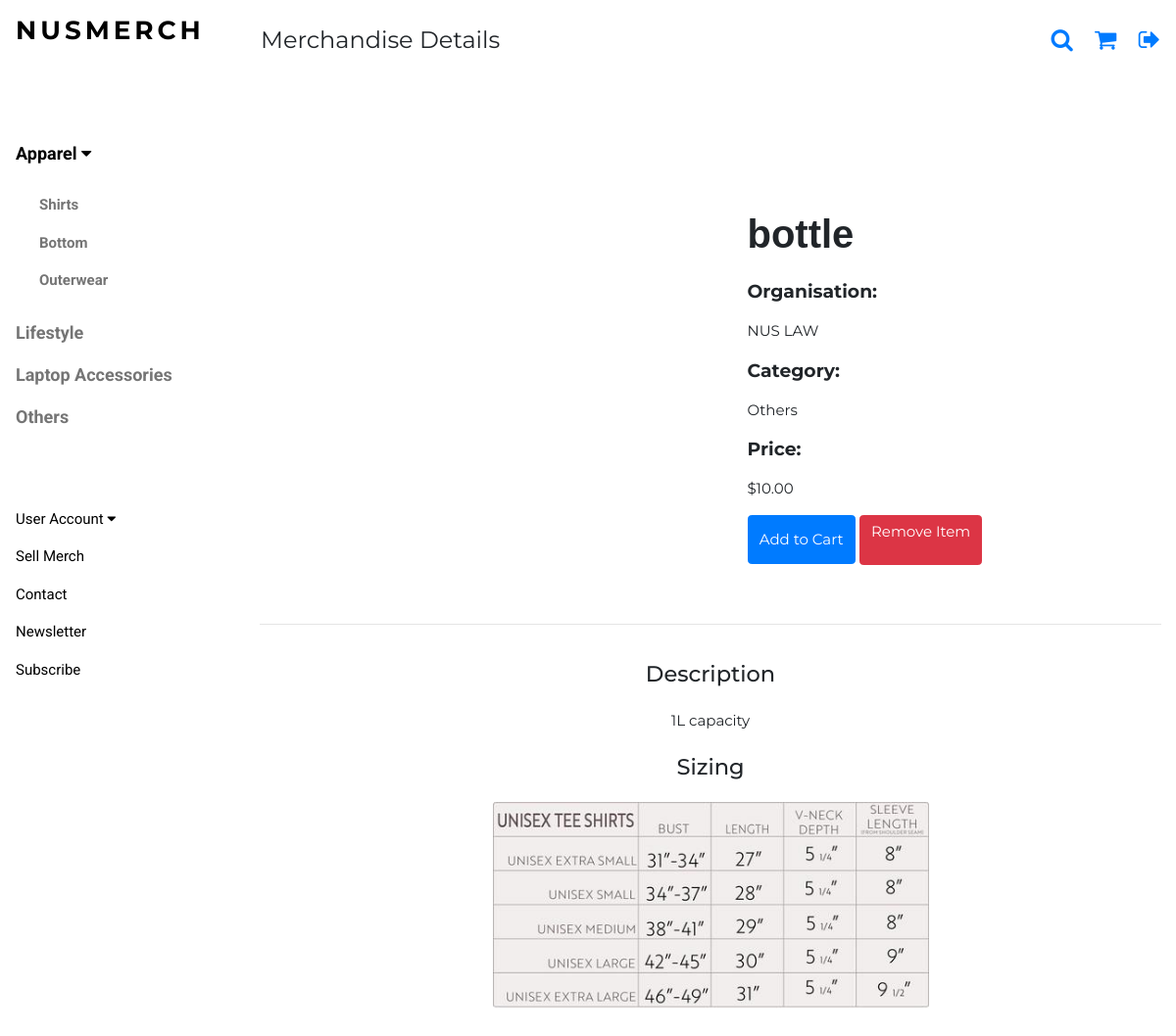
Screenshot of /product/2/ with the database file from the repository.
### nusmerch/models.py (models this page shows, shortened)
class Product(models.Model):
	cat = [
    ('Shirt', 'Shirt'),
    ('Outerwear', 'Outerwear'),
   	('Bottom', 'Bottom'),
   	('Laptop Accessories', 'Laptop Accessories'),
	('Lifestyle', 'Lifestyle'),
   	('Others', 'Others'),
   	]
	filter_type = [
		('NO', 'NO'),
		('YES', 'YES'),
	]
	faculty_types = [
		('FASS', 'Arts and Social Sciences'),
		('BIZ', 'Business'),
		('COM', 'Computing'),
		('DEN', 'Dentistry'),
		('SDE', 'Design and Environment'),
		('ENG', 'Engineering'),
		('LAW', 'Law'),
		('MED', 'Medicine'),
		('SCI', 'Science'),
	]
	Campus_Residential = [
		('TH', 'Temasek Hall'),
		('EH', 'Eusoff Hall'),
		('SH', 'Sheares Hall'),
		('RH', 'Raffles Hall'),
		('KR', 'Kent Ridge Hall'),
		('TEM', 'Tembusu'),
		('RVRC', 'Ridge View Residences'),
		('CAPT', 'College of Alice and Peter Tan'),
		('USP', 'University Scholars Programme'),
		('RC4', 'Residential College 4'),
		('NIL', 'Do Not Stay On Campus'),
	]
	name_of_MERCH = models.CharField(max_length=200,null=True)
	description = models.CharField(max_length=200,null=True)
	price = models.DecimalField(decimal_places=2,max_digits=5)
	organisation = models.CharField(max_length=200,null=True)
	category = models.CharField(max_length=200,null=True,choices=cat)
	filter = models.CharField(max_length=200,null=True,choices=filter_type, default='NO')
	filter_faculty = models.CharField('Filter(Faculty)*', max_length=200, null=True, blank=True, choices=faculty_types)
	filter_matric = models.CharField('Filter(Matric)*',max_length=10000, null = True, blank=True)
	filter_email = models.CharField('Filter(NUSNET ID)*',max_length=10000, null = True, blank=True)
	filter_campus = models.CharField('Filter(Campus)*', max_length=200, null = True, blank=True, choices=Campus_Residential)
	form = models.URLField('Order Form', max_length=200)
	image = models.ImageField('Photo of MERCH**', upload_to='media',null=True)
	sizing = models.ImageField('Sizing Chart', upload_to='media',null=True, blank = True)
	user = models.ForeignKey(userInfo, on_delete=models.SET_NULL,blank=True,null=True)

### nusmerch/views.py (the view)
# urls.py: path('product/<str:pk_test>/', views.product),
def product(request,pk_test):
    product = Product.objects.get(id=pk_test)
    context = {'product':product}
    return render(request, "nusmerch/product.html",context)

### nusmerch/templates/nusmerch/product.html (shortened to what this page needs)
{% load static %}
<!DOCTYPE html>
<html lang="en">>
<link rel="stylesheet" href="{% static 'merch.css' %}" />
<link rel="stylesheet" href="https://cdnjs.cloudflare.com/ajax/libs/font-awesome/4.7.0/css/font-awesome.min.css">
<link rel="stylesheet" href="https://stackpath.bootstrapcdn.com/bootstrap/4.4.1/css/bootstrap.min.css">
<body class="w3-content" style="max-width:1200px" >
<nav class="w3-sidebar w3-bar-block w3-white w3-collapse w3-top" style="z-index:3;width:250px" id="mySidebar">
  <div class="w3-container w3-display-container w3-padding-16">
    <h3 class="w3-wide"><b>NUSMERCH</b></h3>
  </div>
  <div class="w3-padding-64 w3-large w3-text-grey" style="font-weight:bold">
      <a onclick="myAccFunc()" href="javascript:void(0)" class="w3-button w3-block w3-white w3-left-align" id="myBtn">
      Apparel  <i class="fa fa-caret-down"></i>
    </a>
    <div id="demoAcc" class="w3-bar-block w3-hide w3-padding-large w3-medium">
      <a href="/shirt/" class="w3-bar-item w3-button ">Shirts</a>
      <a href="/bottom/" class="w3-bar-item w3-button">Bottom</a>
      <a href="/outerwear/" class="w3-bar-item w3-button">Outerwear</a>
    </div>
    <a href="/lifestyle/" class="w3-bar-item w3-button">Lifestyle</a>
    <a href="/laptop/" class="w3-bar-item w3-button">Laptop Accessories</a>
    <a href="/others/" class="w3-bar-item w3-button">Others</a>
  </div>
    <a onclick="myAccFunc2()" href="javascript:void(0)" class="w3-button w3-block w3-white w3-left-align" id="myBtn">
      User Account  <i class="fa fa-caret-down"></i>
    </a>
  <a href="#footer" class="w3-bar-item w3-button w3-padding">Sell Merch</a>
    <a href="#footer" class="w3-bar-item w3-button w3-padding">Contact</a>
  <a href="javascript:void(0)" class="w3-bar-item w3-button w3-padding" onclick="document.getElementById('newsletter').style.display='block'">Newsletter</a>
  <a href="#footer"  class="w3-bar-item w3-button w3-padding">Subscribe</a>
</nav>
<div class="w3-main" style="margin-left:250px">
  <header class="w3-container w3-xlarge">
      {% block head %}
          <p class="w3-left">Merchandise Details</p>
      {% endblock %}
    <p class="w3-right">
        <a href="javascript:void(0)" class="fa fa-search w3-margin-right" onclick="document.getElementById('search').style.display='block'"></a>
      <a href="/cart/" class="fa fa-shopping-cart "></a>
        <a href="{% url 'nusmerch:logout' %}" class="fa fa-sign-out w3-margin-left"></a>
    </p>
  </header>
<div class="w3-main" >
{% block content %}
  <main class="mt-5 pt-4">
    <div class="container dark-grey-text mt-5">
      <div class="row wow fadeIn">
        <div class="col-md-6 mb-4">
        </div>
        <div class="col-md-6 mb-4">
          <div class="p-4">
            <p class="lead font-weight-bold" style="font-family:Impact, Haettenschweiler, 'Arial Narrow Bold', sans-serif;font-size:40px;" >{{product.name_of_MERCH}}</p>
            <p class="lead font-weight-bold">Organisation:</p>
            <p>{{ product.organisation }}</p>
            <p class="lead font-weight-bold">Category:</p>
            <p>{{ product.category }}</p>
            <p class="lead font-weight-bold">Price:</p>
              <span>${{ product.price }}</span>
              <button data-product={{product.id}} data-action="add" class="btn btn-primary btn-md my-0 p add-btn update-cart" style="height: 50px" href="javascript:void(0)" onclick="document.getElementById('cart').style.display='block'">Add to Cart</button>
              <button style="flex:1" data-product="{{product.id}}" data-action="removeAll" class="btn btn-danger btn-md my-0 p add-btn update-cart"  ><p>Remove Item</p></button>
          </div>
        </div>
      </div>
      <hr>
      <div class="row d-flex justify-content-center wow fadeIn">
        <div class="col-md-6 text-center">
          <h4 class="my-4 h4">Description</h4>
          <p>{{ product.description }}</p>
          <h4 class="my-4 h4">Sizing</h4>
            <img src="{{ product.sizing.url }}" width="500">
        </div>
      </div>
      <div class="row wow fadeIn">
        <div class="col-lg-4 col-md-12 mb-4">
        </div>
        <div class="col-lg-4 col-md-6 mb-4">
        </div>
        <div class="col-lg-4 col-md-6 mb-4">
        </div>
      </div>
    </div>
  </main>
{% endblock content %}
</body>
</html>

### nusmerch/static/merch.css (style rules this page uses)
html { box-sizing:border-box }
*,*:before,*:after { box-sizing:inherit }
html { -ms-text-size-adjust:100%;-webkit-text-size-adjust:100% }
body { margin:0 }
article,aside,details,figcaption,figure,footer,header,main,menu,nav,section { display:block }
a { background-color:transparent }
b,strong { font-weight:bolder }
img { border-style:none }
hr { box-sizing:content-box;height:0;overflow:visible }
button,input,select,textarea,optgroup { font:inherit;margin:0 }
button,input { overflow:visible }
button,select { text-transform:none }
button,[type=button],[type=reset],[type=submit] { -webkit-appearance:button }
html,body { font-family:Verdana,sans-serif;font-size:15px;line-height:1.5 }
html { overflow-x:hidden }
h3 { font-size:24px }
h4 { font-size:20px }
h1,h2,h3,h4,h5,h6 { font-family:"Segoe UI",Arial,sans-serif;font-weight:400;margin:10px 0 }
.w3-wide { letter-spacing:4px }
hr { border:0;border-top:1px solid #eee;margin:20px 0 }
img { max-width: 100%;height: auto; }
img { vertical-align:middle }
a { color:inherit }
.w3-btn,.w3-button { border:none;display:inline-block;padding:8px 16px;vertical-align:middle;overflow:hidden;text-decoration:none;color:inherit;background-color:inherit;text-align:center;cursor:pointer;white-space:nowrap }
.w3-btn,.w3-button { -webkit-touch-callout:none;-webkit-user-select:none;-khtml-user-select:none;-moz-user-select:none;-ms-user-select:none;user-select:none }
.w3-tooltip,.w3-display-container { position:relative }
.w3-sidebar { height:100%;width:200px;background-color:#fff;position:fixed!important;z-index:1;overflow:auto }
.w3-main,#main { transition:margin-left .4s }
.w3-bar-block .w3-bar-item { width:100%;display:block;padding:8px 16px;text-align:left;border:none;white-space:normal;float:none;outline:0 }
.w3-block { display:block;width:100% }
.w3-container:after,.w3-container:before,.w3-panel:after,.w3-panel:before,.w3-row:after,.w3-row:before,.w3-row-padding:after,.w3-row-padding:before, .w3-cell-row:before,.w3-cell-row:after,.w3-clear:after,.w3-clear:before,.w3-bar:before,.w3-bar:after { content:"";display:table;clear:both }
.w3-content,.w3-auto { margin-left:auto;margin-right:auto }
.w3-content { max-width:980px }
.w3-hide { display:none!important }
.w3-show-block,.w3-show { display:block!important }
@media (min-width:993px) { .w3-sidebar.w3-collapse { display:block!important } }
.w3-top,.w3-bottom { position:fixed;width:100%;z-index:1 }
.w3-top { top:0 }
.w3-container,.w3-panel { padding:0.01em 16px }
.w3-medium { font-size:15px!important }
.w3-large { font-size:18px!important }
.w3-xlarge { font-size:24px!important }
.w3-left-align { text-align:left!important }
.w3-margin-left { margin-left:16px!important }
.w3-margin-right { margin-right:16px!important }
.w3-padding { padding:8px 16px!important }
.w3-padding-large { padding:12px 24px!important }
.w3-padding-16 { padding-top:16px!important;padding-bottom:16px!important }
.w3-padding-64 { padding-top:64px!important;padding-bottom:64px!important }
.w3-left { float:left!important }
.w3-right { float:right!important }
.w3-white,.w3-hover-white:hover { color:#000!important;background-color:#fff!important }
.w3-text-grey,.w3-hover-text-grey:hover,.w3-text-gray,.w3-hover-text-gray:hover { color:#757575!important }

### nusmerch/templates/nusmerch/product.html (style rules this page uses)
.w3-sidebar a { font-family: "Roboto", sans-serif }
body,h1,h2,h3,h4,h5,h6,.w3-wide { font-family: "Montserrat", sans-serif; }

### rows the page displays
Product: name_of_MERCH "bottle", organisation "NUS LAW", category "Others", price "10.00", description "1L capacity", sizing (picture)
